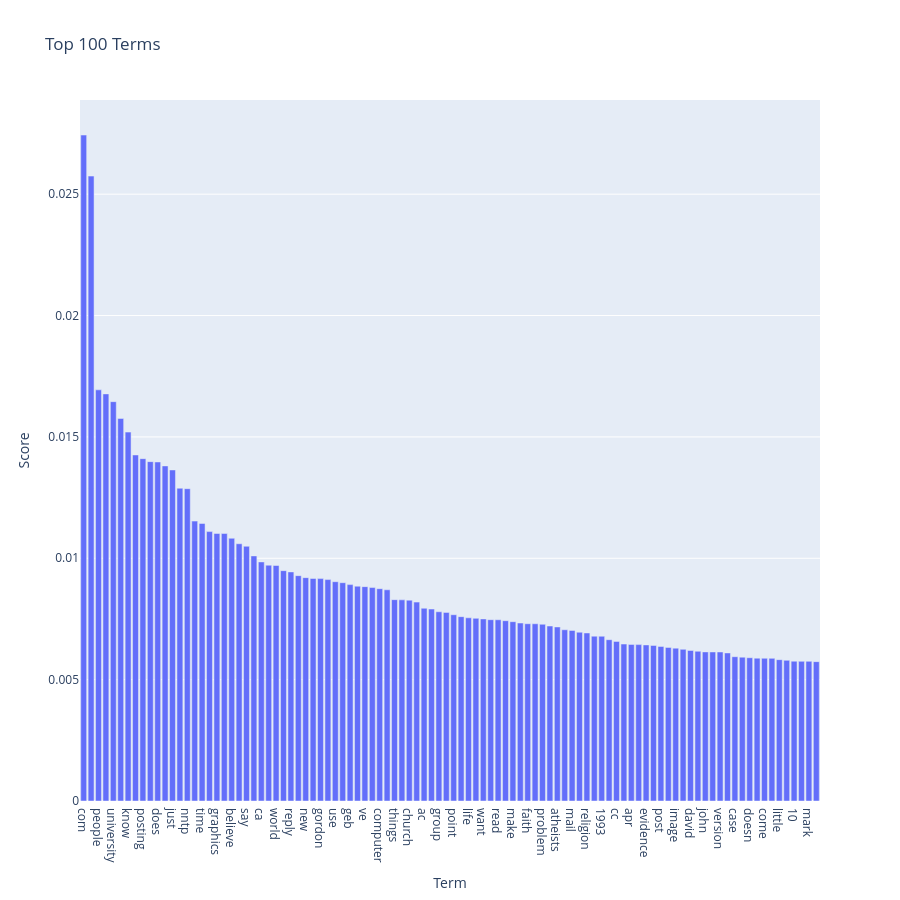

Here is the notebook cell this chart was saved with:
### Markdown cell above
1.做TFIDF，計算IDF

2.找出平均TFIDF權重前K高個的字詞

3.建一個DF，按照權重大小排序

### Code cell
# Answer here
K = 100
tfidf = TfidfTransformer(norm='l2', use_idf=True, smooth_idf=True)
X_tfidf = tfidf.fit_transform(X_counts)
mean_tfidf = np.array(X_tfidf.mean(axis=0)).ravel()
topk_idex = mean_tfidf.argsort()[::-1][:K]    
vocab = count_vect.get_feature_names_out()
df_topk = pd.DataFrame({
    "term": vocab[topk_idex],
    "score": mean_tfidf[topk_idex]
}).sort_values("score", ascending=False)
k= pe.bar(df_topk, x="term", y="score", orientation="v",
             title=f"Top {K} Terms",
             labels=({"score":"Score","term":"Term"}))
k.update_layout(height=900)

### Figure 1 — Plotly figure (JSON) as saved in the notebook; plotly's stock layout.template omitted (floating-point values rounded to 4 significant figures)
{"data": [{"hovertemplate": "Term=%{x}<br>Score=%{y}<extra></extra>", "legendgroup": "", "marker": {"color": "#636efa", "pattern": {"shape": ""}}, "name": "", "orientation": "v", "showlegend": false, "textposition": "auto", "type": "bar", "x": ["com", "god", "people", "article", "university", "don", "know", "think", "posting", "like", "does", "cs", "just", "host", "nntp", "jesus", "time", "pitt", "graphics", "good", "believe", "keith", "say", "uk", "ca", "science", "world", "bible", "reply", "question", "new", "thanks", "gordon", "banks", "use", "way", "geb", "christian", "ve", "need", "computer", "help", "things", "msg", "church", "christians", "ac", "caltech", "group", "did", "point", "said", "life", "information", "want", "true", "read", "book", "make", "really", "faith", "right", "problem", "hell", "atheists", "sgi", "mail", "distribution", "religion", "christ", "1993", "work", "cc", "state", "apr", "years", "evidence", "ll", "post", "used", "image", "sure", "david", "au", "john", "thing", "version", "files", "case", "truth", "doesn", "program", "come", "day", "little", "mean", "10", "looking", "mark", "bit"], "xaxis": "x", "y": [0.02744, 0.02575, 0.01694, 0.01677, 0.01645, 0.01576, 0.0152, 0.01426, 0.0141, 0.01398, 0.01397, 0.01381, 0.01364, 0.01289, 0.01287, 0.01153, 0.01143, 0.0111, 0.01102, 0.01102, 0.01082, 0.0106, 0.01049, 0.0101, 0.00985, 0.009716, 0.009702, 0.009489, 0.009438, 0.009284, 0.009202, 0.009167, 0.009162, 0.009122, 0.009035, 0.008994, 0.008915, 0.00885, 0.008832, 0.008794, 0.008747, 0.008702, 0.008295, 0.008287, 0.008274, 0.008194, 0.007941, 0.007908, 0.007796, 0.007771, 0.007675, 0.007594, 0.007547, 0.007526, 0.007502, 0.007469, 0.007466, 0.007428, 0.007388, 0.007333, 0.007304, 0.007302, 0.007281, 0.007209, 0.007171, 0.007055, 0.007028, 0.006954, 0.006922, 0.006791, 0.006787, 0.006646, 0.006576, 0.006467, 0.006451, 0.006443, 0.006431, 0.006409, 0.006368, 0.006327, 0.006298, 0.006249, 0.006202, 0.006168, 0.006143, 0.006141, 0.006139, 0.0061, 0.005945, 0.005926, 0.005903, 0.005885, 0.00588, 0.005876, 0.005823, 0.005796, 0.00576, 0.005754, 0.005754, 0.005742], "yaxis": "y"}], "layout": {"barmode": "relative", "height": 900, "legend": {"tracegroupgap": 0}, "title": {"text": "Top 100 Terms"}, "xaxis": {"anchor": "y", "domain": [0, 1], "title": {"text": "Term"}}, "yaxis": {"anchor": "x", "domain": [0, 1], "title": {"text": "Score"}}}}
